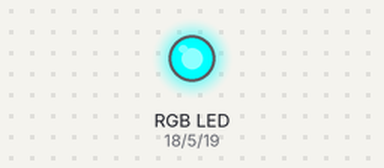
A program run on a simulated ESP32 board running MicroPython. Shown: an RGB LED mixed from three pins (HIGH = lit). What the program prints to the serial console is not drawn.

Above: at 0.15 s.
At 31.67 s:
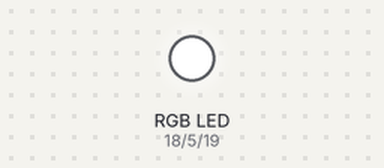
Timing chart, 0 to 31.7 s (numbered marks = the images above):
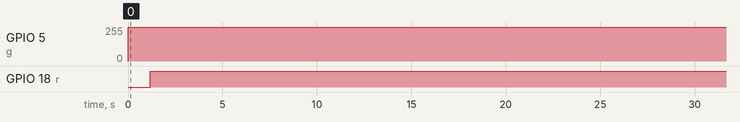

The program:

RGB_PWM_for_loops.py
```python
from machine import Pin, PWM
from time import sleep_ms
frequency = 5000
start_duty = 1023
r = PWM(Pin(18), frequency, start_duty)
g = PWM(Pin(5), frequency, start_duty)
b = PWM(Pin(19), frequency, start_duty)
while True:
    for duty_cycle in range(1024):
        r.duty(duty_cycle)
        print("r ", duty_cycle)
        sleep_ms(1)

    for duty_cycle in range(1024):
        g.duty(duty_cycle)
        print("g ", duty_cycle)
        sleep_ms(1)

    for duty_cycle in range(1024):
        b.duty(duty_cycle)
        print("b ", duty_cycle)
        sleep_ms(0.1)

    for duty_cycle in range(1024):
        b.duty(duty_cycle)
        print("b ", duty_cycle)
        sleep_ms(1)

    for duty_cycle in range(1024):
        b.duty(duty_cycle)
        print("b ", duty_cycle)
        sleep_ms(1)

    for duty_cycle in range(1024):
        b.duty(duty_cycle)
        print("b ", duty_cycle)
        sleep_ms(1)
```

Measured:
- by itself, GPIO 18 (r): LOW → HIGH at 1.2 s
